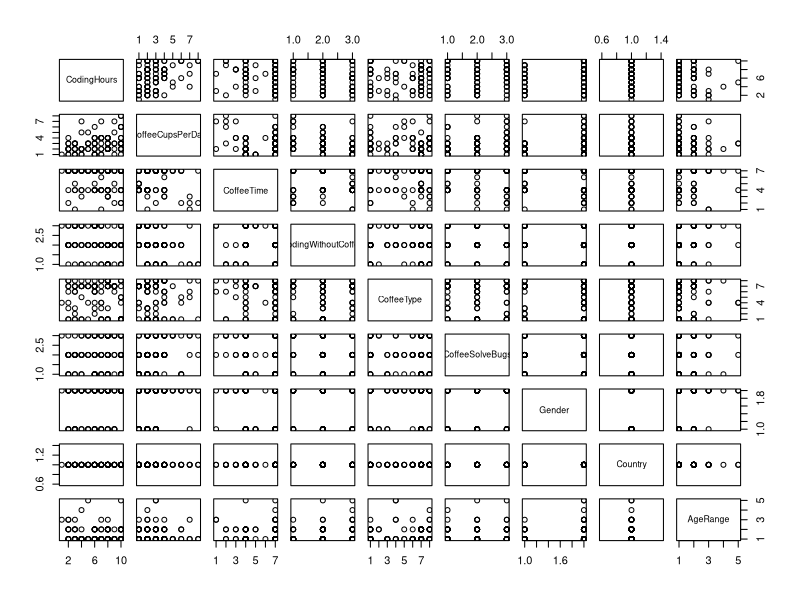
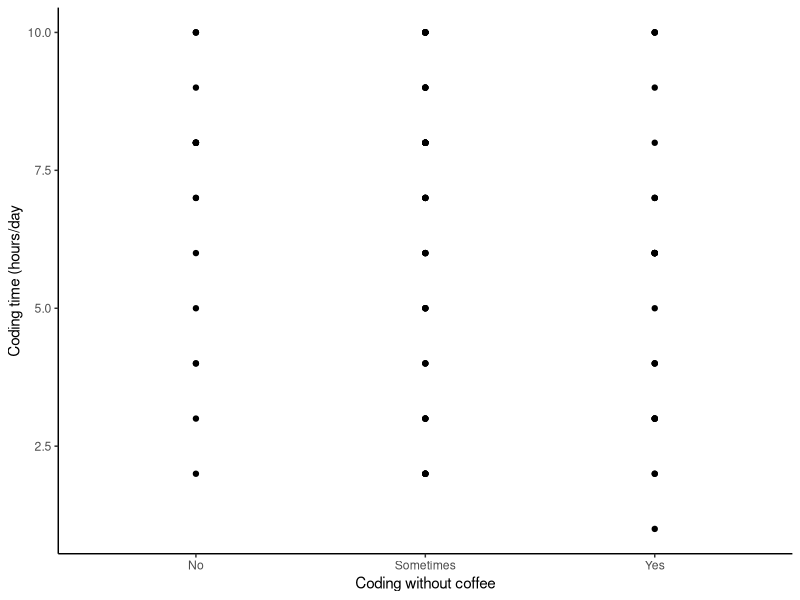
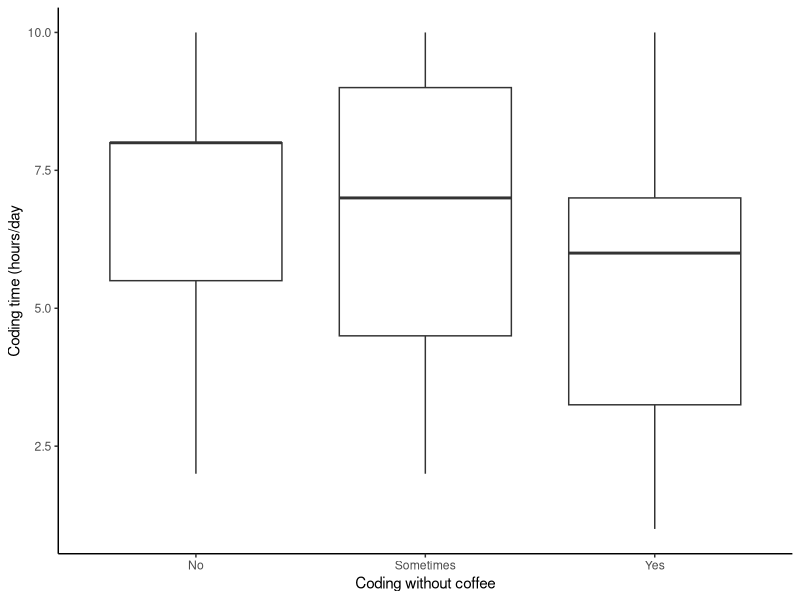
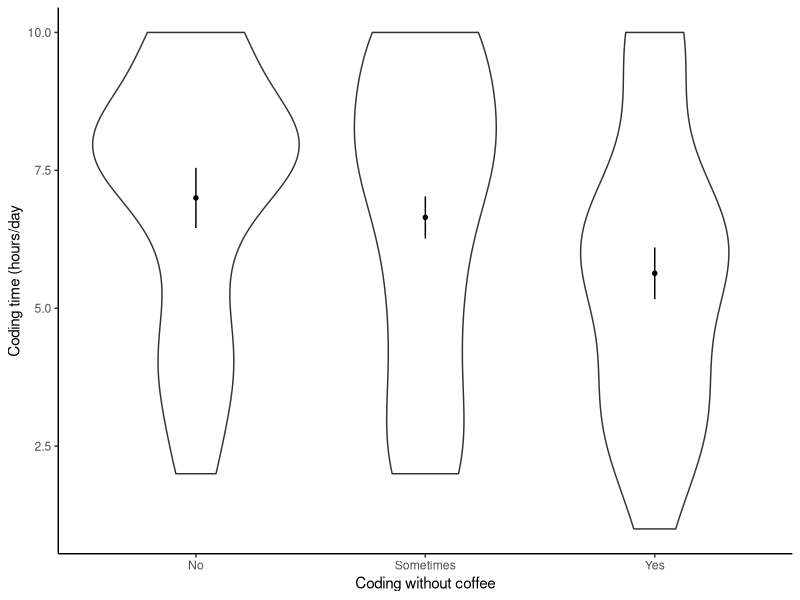
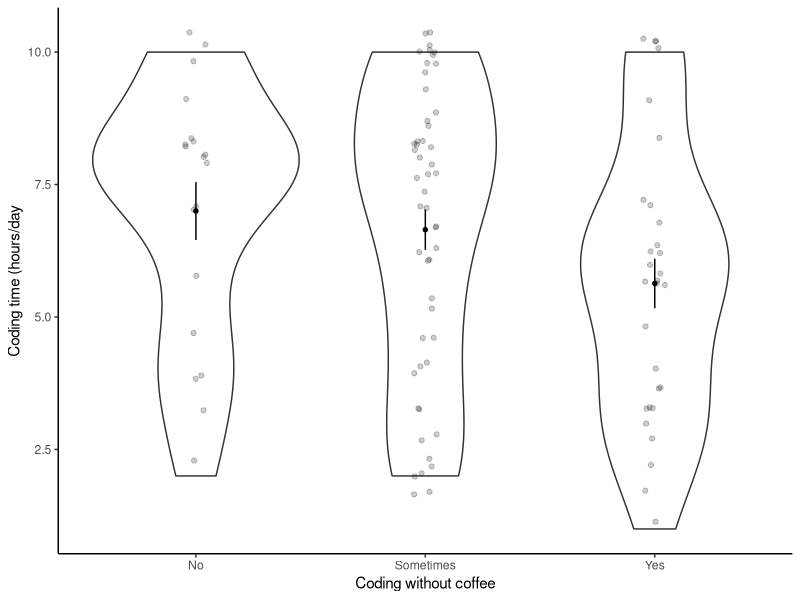
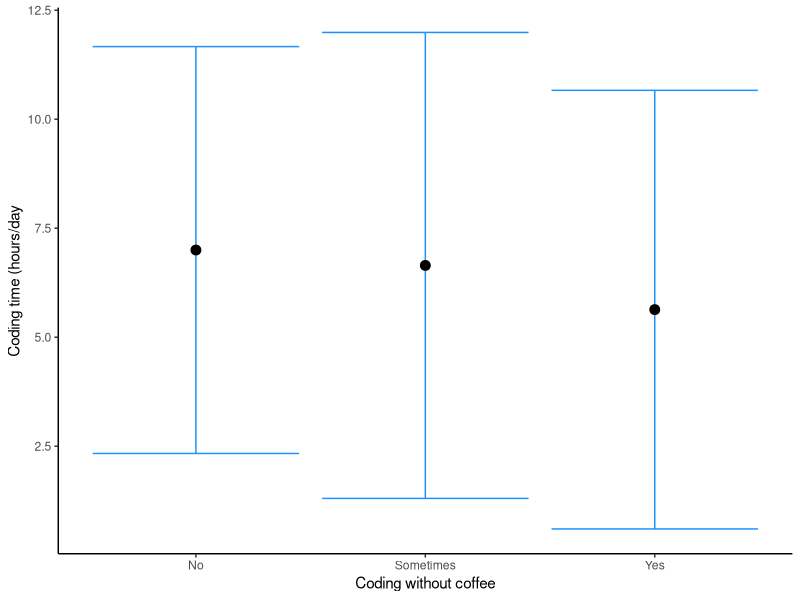
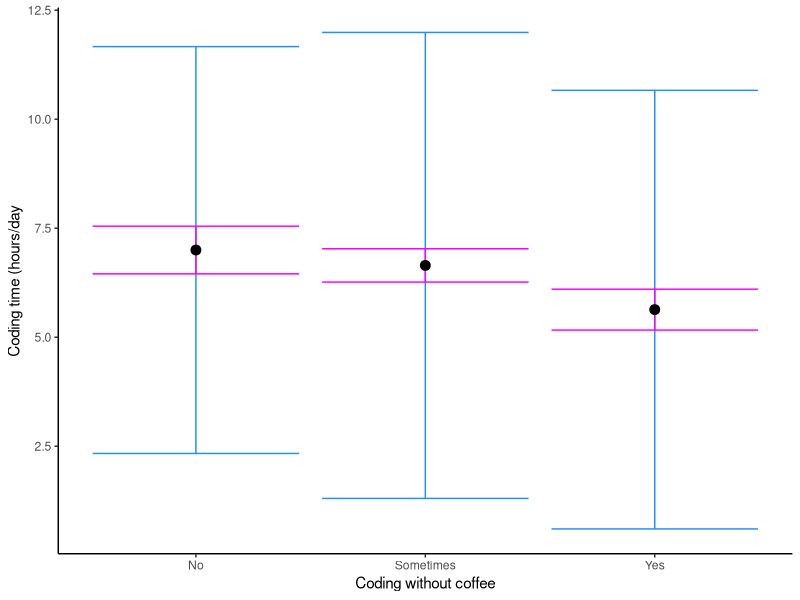

Reproduce these figures in R, in order.
# Script to dump a bunch test plot examples for the Data Visualization training
# based on Coffee & Code dataset
# from https://www.kaggle.com/devready/coffee-and-code/data

# load packages
library(ggplot2)
library(dplyr)
library(magrittr)

# set ggplot theme
theme_set(theme_classic())

# import data
df <- read.csv("data/coffee_code.csv")
df$CoffeeCupsPerDay <- as.character(df$CoffeeCupsPerDay)
# plot of all variable pairs (super difficult to interpret/understand)
plot(df)

# Visualizing honestly - different ways to show raw data & uncertainty

# basic scatter plot - not interpretable, raw information
ggplot(df) +
  geom_point(aes(x = CodingWithoutCoffee, y = CodingHours)) +
  labs(x = "Coding without coffee", y = "Coding time (hours/day")

# basic boxplot
ggplot(df) +
  geom_boxplot(aes(x = CodingWithoutCoffee, y = CodingHours)) +
  labs(x = "Coding without coffee", y = "Coding time (hours/day") 

# what if we take the mean, and plot it with uncertainty measurements?
df_mean <- group_by(df, CodingWithoutCoffee) %>%
  summarise(mean_codinghours = mean(CodingHours),
            sd_codinghours = sd(CodingHours),
            se_codinghours = sd(CodingHours)/sqrt(length(CodingHours))) 

# violin plot with mean and error bars
ggplot() +
  geom_violin(data = df, aes(x = CodingWithoutCoffee, y = CodingHours)) +
  geom_linerange(data = df_mean,
                aes(x = CodingWithoutCoffee, 
                    ymin = mean_codinghours - se_codinghours,
                    ymax = mean_codinghours + se_codinghours)) +
  geom_point(data = df_mean, aes(x = CodingWithoutCoffee, y = mean_codinghours), size = 1.2) +
  labs(x = "Coding without coffee", y = "Coding time (hours/day")

# violin plot with jittered raw data
ggplot() +
  geom_violin(data = df, aes(x = CodingWithoutCoffee, y = CodingHours)) +
  geom_jitter(data = df, aes(x = CodingWithoutCoffee, y = CodingHours),
              alpha = .2, width = .05) +
  geom_linerange(data = df_mean,
                 aes(x = CodingWithoutCoffee, 
                     ymin = mean_codinghours - se_codinghours,
                     ymax = mean_codinghours + se_codinghours)) +
  geom_point(data = df_mean, aes(x = CodingWithoutCoffee, y = mean_codinghours), size = 1.2) +
  labs(x = "Coding without coffee", y = "Coding time (hours/day")

# standard error vs. standard deviation  (colours are to be changed)
ggplot(df_mean) +
  geom_errorbar(aes(x = CodingWithoutCoffee, 
                    ymin = mean_codinghours - 1.96*sd_codinghours,
                    ymax = mean_codinghours + 1.96*sd_codinghours), col = "dodgerblue") +
  geom_point(aes(x = CodingWithoutCoffee, y = mean_codinghours), size = 3) +
  labs(x = "Coding without coffee", y = "Coding time (hours/day")
# comparison
ggplot(df_mean) +
  geom_errorbar(aes(x = CodingWithoutCoffee, 
                    ymin = mean_codinghours - 1.96*sd_codinghours,
                    ymax = mean_codinghours + 1.96*sd_codinghours), col = "dodgerblue") +
  geom_errorbar(aes(x = CodingWithoutCoffee, 
                    ymin = mean_codinghours - se_codinghours,
                    ymax = mean_codinghours + se_codinghours), col = "magenta") +
  geom_point(aes(x = CodingWithoutCoffee, y = mean_codinghours), size = 3) +
  labs(x = "Coding without coffee", y = "Coding time (hours/day")


